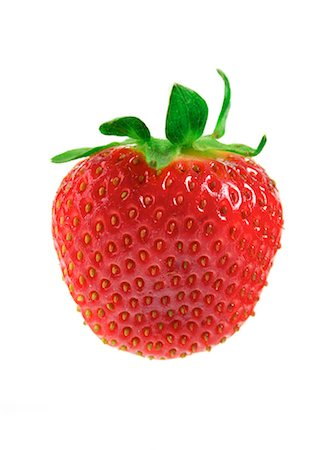
#> input picture Smajam/apple.jpg, 334 x 450 px
$ python yes.py
#> lines starting #> are read from the running program, lines starting #| are printed output that depends on the picture
import cv2
import numpy as np


image = cv2.imread("apple.jpg")
#> image is the input picture: shape (450, 334, 3); mean B, G, R 193.5, 200.8, 235.5
# Convert BGR to HSV
hsv = cv2.cvtColor(image, cv2.COLOR_BGR2HSV)
#> hsv: shape (450, 334, 3); mean H, S, V 16.4, 59.3, 239.1

# define blue color range
light_blue = np.array([254,132,132])
dark_blue = np.array([107,0,0])

# Threshold the HSV image to get only blue colors
mask = cv2.inRange(hsv, light_blue, dark_blue)
#> mask: shape (450, 334); every value is 0

# Bitwise-AND mask and original image
output = cv2.bitwise_and(image,image, mask= mask)
#> output: shape (450, 334, 3); every value is 0

cv2.imshow("Color Detected", np.hstack((image,output)))
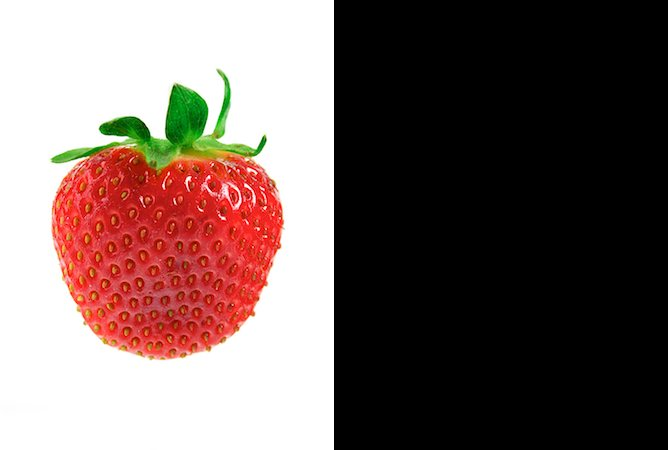
#> window 'Color Detected': shape (450, 668, 3); mean B, G, R 96.7, 100.4, 117.8
cv2.waitKey(0)
cv2.destroyAllWindows()
